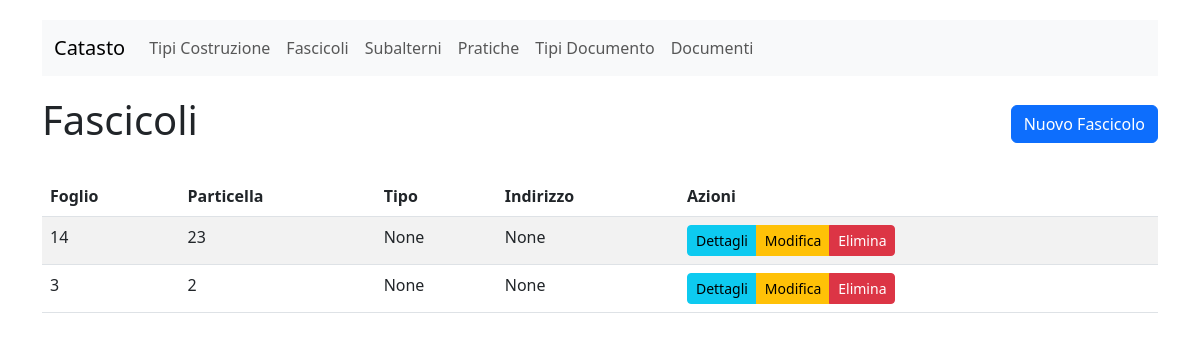
Page /catasto/fascicoli/ on the committed database.
### src/catasto/models.py (models this page shows, shortened)
class Fascicolo(models.Model):
    foglio = models.CharField(max_length=20)
    particella = models.CharField(max_length=20)
    tipo = models.ForeignKey(TipoCostruzione, on_delete=models.CASCADE, blank=True, null=True)
    indirizzo = models.CharField(max_length=100, blank=True, null=True)
    costruttore = models.CharField(max_length=100, blank=True, null=True)
    note = models.TextField(blank=True, null=True)
    class Meta:
        verbose_name = "Fascicolo"
        verbose_name_plural = "Fascicoli"

### src/catasto/views.py (the view)
# urls.py: path('fascicoli/', FascicoloListView.as_view(), name='fascicolo-list'),
class FascicoloListView(ListView):
    model = Fascicolo
    template_name = 'catasto/fascicolo_list.html'
    context_object_name = 'fascicoli'

### src/catasto/templates/catasto/fascicolo_list.html (shortened to what this page needs)
{% extends 'catasto/base.html' %}
{% block content %}
<div class="d-flex justify-content-between align-items-center mb-4">
    <h1>Fascicoli</h1>
    <a href="{% url 'catasto:fascicolo-create' %}" class="btn btn-primary">Nuovo Fascicolo</a>
</div>
<div class="table-responsive">
    <table class="table table-striped table-hover">
        <thead>
            <tr>
                <th>Foglio</th>
                <th>Particella</th>
                <th>Tipo</th>
                <th>Indirizzo</th>
                <th>Azioni</th>
            </tr>
        </thead>
        <tbody>
            {% for fascicolo in fascicoli %}
            <tr>
                <td>{{ fascicolo.foglio }}</td>
                <td>{{ fascicolo.particella }}</td>
                <td>{{ fascicolo.tipo }}</td>
                <td>{{ fascicolo.indirizzo }}</td>
                <td>
                    <div class="btn-group" role="group">
                        <a href="{% url 'catasto:fascicolo-detail' fascicolo.id %}" class="btn btn-sm btn-info">Dettagli</a>
                        <a href="{% url 'catasto:fascicolo-update' fascicolo.id %}" class="btn btn-sm btn-warning">Modifica</a>
                        <a href="{% url 'catasto:fascicolo-delete' fascicolo.id %}" class="btn btn-sm btn-danger">Elimina</a>
                    </div>
                </td>
            </tr>
            {% empty %}
            <tr>
                <td colspan="5" class="text-center">Nessun fascicolo trovato.</td>
            </tr>
            {% endfor %}
        </tbody>
    </table>
</div>
{% endblock %}

### src/catasto/templates/catasto/base.html (style rules this page uses)
body { padding-top: 20px; padding-bottom: 20px; }

### rows in the picture
Fascicolo: foglio "14", particella "23", tipo "None", indirizzo "None"
Fascicolo: foglio "3", particella "2", tipo "None", indirizzo "None"
